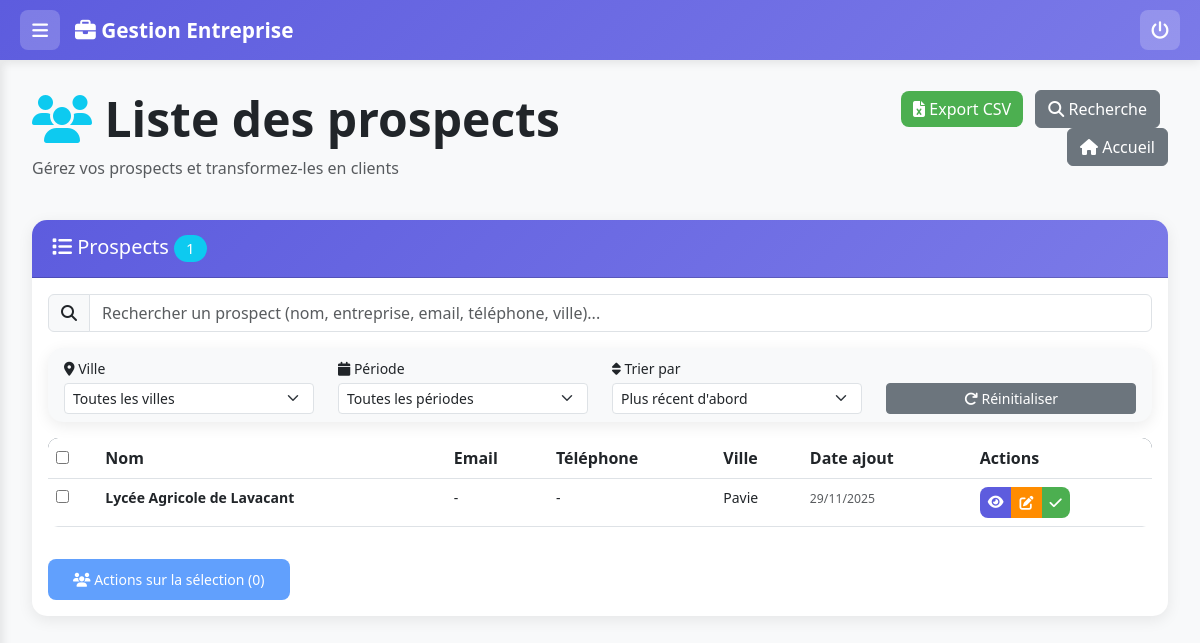
The app's page /liste-prospects with its own data.
### app.py (models this page shows, shortened)
class Client(db.Model):
    __tablename__ = 'clients'
    id = db.Column(db.Integer, primary_key=True)
    nom = db.Column(db.String(100), nullable=False)
    prenom = db.Column(db.String(100))
    entreprise = db.Column(db.String(200))
    email = db.Column(db.String(120))
    telephone = db.Column(db.String(20))
    adresse = db.Column(db.Text)
    code_postal = db.Column(db.String(10))
    ville = db.Column(db.String(100))
    notes = db.Column(db.Text)
    date_creation = db.Column(db.DateTime, default=datetime.utcnow)
    actif = db.Column(db.Boolean, default=True)
    delai_paiement_jours = db.Column(db.Integer, default=30)  # Délai de paiement en jours
    calendrier_google = db.Column(db.String(500))  # ID du calendrier Google dédié à ce client
    statut_client = db.Column(db.String(50), default='Client')  # 'Prospect' ou 'Client'
    date_conversion = db.Column(db.DateTime)  # Date de conversion d'un prospect en client
    prestations = db.relationship('Prestation', backref='client', lazy=True, cascade='all, delete-orphan')
    contacts = db.relationship('Contact', backref='client', lazy=True, cascade='all, delete-orphan')

### app.py (the view)
@app.route('/liste-prospects')
def liste_prospects():
    prospects = Client.query.filter_by(statut_client='Prospect', actif=True).order_by(Client.date_creation.desc()).all()
    villes_disponibles = db.session.query(Client.ville).filter(
        Client.statut_client == 'Prospect',
        Client.actif == True,
        Client.ville.isnot(None),
        Client.ville != ''
    ).distinct().order_by(Client.ville).all()
    villes_disponibles = [v[0] for v in villes_disponibles]
    return render_template('liste_prospects.html',
                         prospects=prospects,
                         villes_disponibles=villes_disponibles)

### templates/liste_prospects.html (shortened to what this page needs)
{% extends "base.html" %}
{% block content %}
<div class="row mb-4">
    <div class="col-md-8">
        <div class="d-flex justify-content-between align-items-center mb-2">
            <h1 class="display-5 fw-bold text-dark mb-0">
                <i class="fas fa-users text-info"></i> Liste des prospects
            </h1>
        </div>
        <p class="text-muted">Gérez vos prospects et transformez-les en clients</p>
    </div>
    <div class="col-md-4 text-end">
        <a href="{{ url_for('export_prospects_csv') }}" class="btn btn-success me-2 d-none d-md-inline-block fw-normal">
            <i class="fas fa-file-excel"></i> Export CSV
        </a>
        <a href="{{ url_for('prospection') }}" class="btn btn-secondary me-2 d-none d-md-inline-block fw-normal">
            <i class="fas fa-search"></i> Recherche
        </a>
        <a href="{{ url_for('index') }}" class="btn btn-secondary d-none d-md-inline-block fw-normal">
            <i class="fas fa-home"></i> Accueil
        </a>
    </div>
</div>
<div class="card">
    <div class="card-header bg-light">
        <h5 class="mb-0"><i class="fas fa-list"></i> Prospects <span class="badge bg-info">{{ prospects|length }}</span></h5>
    </div>
    <div class="card-body">
        <div class="mb-3">
            <div class="input-group">
                <span class="input-group-text"><i class="fas fa-search"></i></span>
                <input type="text" id="searchProspect" class="form-control" placeholder="Rechercher un prospect (nom, entreprise, email, téléphone, ville)...">
            </div>
        </div>
        <div class="card mb-3 bg-light">
            <div class="card-body py-2">
                <div class="row align-items-end">
                    <div class="col-md-3">
                        <label class="form-label mb-1 small"><i class="fas fa-map-marker-alt"></i> Ville</label>
                        <select id="filterVille" class="form-select form-select-sm">
                            <option value="">Toutes les villes</option>
                        </select>
                    </div>
                    <div class="col-md-3">
                        <label class="form-label mb-1 small"><i class="fas fa-calendar"></i> Période</label>
                        <select id="filterPeriode" class="form-select form-select-sm">
                            <option value="">Toutes les périodes</option>
                        </select>
                    </div>
                    <div class="col-md-3">
                        <label class="form-label mb-1 small"><i class="fas fa-sort"></i> Trier par</label>
                        <select id="sortBy" class="form-select form-select-sm">
                            <option value="date-desc">Plus récent d'abord</option>
                        </select>
                    </div>
                    <div class="col-md-3">
                        <button class="btn btn-sm btn-secondary w-100" onclick="resetFilters()">
                            <i class="fas fa-redo"></i> Réinitialiser
                        </button>
                    </div>
                </div>
            </div>
        </div>
        {% if prospects %}
            <div class="table-responsive">
                <table class="table table-hover" id="prospectsTable">
                    <thead>
                        <tr>
                            <th><input type="checkbox" id="select-all"></th>
                            <th>Nom</th>
                            <th>Email</th>
                            <th>Téléphone</th>
                            <th>Ville</th>
                            <th>Date ajout</th>
                            <th>Actions</th>
                        </tr>
                    </thead>
                    <tbody>
                        {% for prospect in prospects %}
                        <tr style="font-size: 0.875rem;">
                            <td><input type="checkbox" class="prospect-checkbox" data-id="{{ prospect.id }}"></td>
                            <td>
                                <strong>
                                    {% if prospect.prenom %}{{ prospect.prenom }} {% endif %}{{ prospect.nom }}
                                </strong>
                            </td>
                            <td>
                                {% if prospect.email %}
                                    <a href="mailto:{{ prospect.email }}">{{ prospect.email }}</a>
                                {% else %}
                                    -
                                {% endif %}
                            </td>
                            <td style="white-space: nowrap;">
                                {% if prospect.telephone %}
                                    <a href="tel:{{ prospect.telephone }}">{{ prospect.telephone }}</a>
                                {% else %}
                                    -
                                {% endif %}
                            </td>
                            <td>{{ prospect.ville or '-' }}</td>
                            <td style="white-space: nowrap;">
                                <small class="text-muted">{{ prospect.date_creation.strftime('%d/%m/%Y') if prospect.date_creation else '-' }}</small>
                            </td>
                            <td>
                                <div class="btn-group btn-group-sm" role="group">
                                    <a href="{{ url_for('client_detail', client_id=prospect.id) }}"
                                       class="btn btn-primary" style="padding: 0.25rem 0.5rem; font-size: 0.875rem; line-height: 1.5;" title="Voir">
                                        <i class="fas fa-eye"></i>
                                    </a>
                                    <a href="{{ url_for('client_modifier', client_id=prospect.id) }}"
                                       class="btn" style="background-color: #ff8c00; color: white; border-color: #ff8c00; padding: 0.25rem 0.5rem; font-size: 0.875rem; line-height: 1.5;" title="Modifier">
                                        <i class="fas fa-edit"></i>
                                    </a>
                                    <button class="btn btn-success" style="padding: 0.25rem 0.5rem; font-size: 0.875rem; line-height: 1.5;" title="Convertir en client" onclick="convertirEnClient({{ prospect.id }}, '{{ prospect.nom }}')">
                                        <i class="fas fa-check"></i>
                                    </button>
                                </div>
                            </td>
                        </tr>
                        {% endfor %}
                    </tbody>
                </table>
            </div>
            <div class="mt-3">
                <button id="btn-actions" class="btn btn-primary btn-sm" disabled>
                    <i class="fas fa-users"></i> Actions sur la sélection (<span id="count-selection">0</span>)
                </button>
            </div>
        {% else %}
            <div class="alert alert-info mb-0">
                <i class="fas fa-info-circle"></i> Aucun prospect enregistré. Utilisez la <a href="{{ url_for('prospection') }}">recherche de prospection</a> pour en ajouter.
            </div>
        {% endif %}
    </div>
</div>
{% endblock %}

### templates/base.html (style rules this page uses)
:root { --primary-color: #5D5CDE; --secondary-color: #4CAF50; --danger-color: #F44336; --warning-color: #FF9800; --dark-color: #2C3E50; --light-bg: #F8F9FA; --sidebar-width: 260px; --sidebar-collapsed-width: 0px; --header-height: 60px; }
body { font-family: 'Segoe UI', Tahoma, Geneva, Verdana, sans-serif; background-color: var(--light-bg); margin: 0; padding: 0; }
.card { border: none; border-radius: 15px; box-shadow: 0 4px 15px rgba(0,0,0,0.08); transition: transform 0.3s, box-shadow 0.3s; margin-bottom: 20px; }
.card-header { background: linear-gradient(135deg, var(--primary-color) 0%, #7B7AE8 100%); color: white; border-radius: 15px 15px 0 0 !important; font-weight: 600; padding: 15px 20px; }
.btn-primary { background: var(--primary-color); border: none; border-radius: 8px; padding: 10px 25px; font-weight: 500; transition: all 0.3s; }
.btn-success { background: var(--secondary-color); border: none; border-radius: 8px; }
.table { background: white; border-radius: 10px; overflow: hidden; }
.table thead { background: var(--dark-color); color: white; }
.table tbody tr { transition: background 0.2s; }
.badge { padding: 6px 12px; border-radius: 20px; font-weight: 500; }

### records on screen
Client: nom "Lycée Agricole de Lavacant", ville "Pavie", date_creation "29/11/2025"

### other values on screen
{{ prospects|length }} "1"
